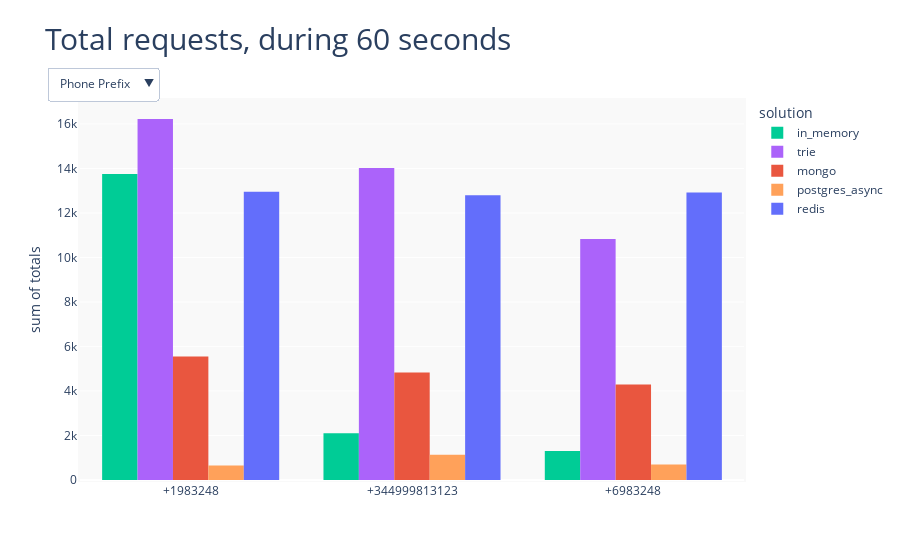

Notebook code for this chart:
### Code cell
import plotly.express as px

# 'stack', 'group', 'overlay', 'relative'
fig = px.histogram(
    df,
    x="prefix",
    y="totals", 
    color='solution', 
    barmode='group',
    color_discrete_sequence=solution_colors,
    title="Total requests, during 60 seconds",
)

# Add dropdown
fig.update_layout(
    xaxis={"title": "", "type": "category"},
    updatemenus=[
        dict(
            buttons=list([
                dict(
                    args=[
                        {"x": [df["prefix"]]},
                        {"xaxis": {"title": "", "type": "category"}},
                    ],
                    label="Phone Prefix",
                    method="update"
                ),
                dict(
                    args=[
                        {"x": [df["clients"]]},
                        {"xaxis": {"title": "", "type": "category"}},
                    ],
                    label="HTTP Clients",
                    method="update"
                ),
            ]),
            direction="down",
            showactive=True,
            xanchor="left",
            yanchor="bottom"
        )
    ],
    annotations=[
        #dict(text="X-Axis", x=0, xref="paper", y=1.18, yref="paper", align="left", showarrow=False)
    ],
    title_font_size=30,
    plot_bgcolor="rgba(236, 236, 236, 0.3)",
    width=825,
    margin=dict(
        b=80,
        l=80,
        r=80,
        t=100,
        pad=2
    ),
)   
fig.show()
print(fig.to_json())

### Figure 1 — Plotly figure (JSON) as saved in the notebook; plotly's stock layout.template omitted (floating-point values rounded to 4 significant figures)
{"data": [{"alignmentgroup": "True", "bingroup": "x", "histfunc": "sum", "hovertemplate": "solution=in_memory<br>prefix=%{x}<br>sum of totals=%{y}<extra></extra>", "legendgroup": "in_memory", "marker": {"color": "rgb(0,204,150)", "pattern": {"shape": ""}}, "name": "in_memory", "offsetgroup": "in_memory", "orientation": "v", "showlegend": true, "type": "histogram", "x": ["+1983248", "+344999813123", "+6983248", "+1983248", "+344999813123", "+6983248", "+1983248", "+344999813123", "+6983248", "+1983248", "+344999813123", "+6983248"], "xaxis": "x", "y": [1931, 527, 304, 3468, 384, 331, 4101, 591, 339, 4248, 604, 328], "yaxis": "y"}, {"alignmentgroup": "True", "bingroup": "x", "histfunc": "sum", "hovertemplate": "solution=trie<br>prefix=%{x}<br>sum of totals=%{y}<extra></extra>", "legendgroup": "trie", "marker": {"color": "rgb(171,99,250)", "pattern": {"shape": ""}}, "name": "trie", "offsetgroup": "trie", "orientation": "v", "showlegend": true, "type": "histogram", "x": ["+1983248", "+344999813123", "+6983248", "+1983248", "+344999813123", "+6983248", "+1983248", "+344999813123", "+6983248", "+1983248", "+344999813123", "+6983248"], "xaxis": "x", "y": [2313, 2317, 1760, 3567, 3545, 2703, 5133, 5110, 3187, 5210, 3051, 3176], "yaxis": "y"}, {"alignmentgroup": "True", "bingroup": "x", "histfunc": "sum", "hovertemplate": "solution=mongo<br>prefix=%{x}<br>sum of totals=%{y}<extra></extra>", "legendgroup": "mongo", "marker": {"color": "rgb(233,86,63)", "pattern": {"shape": ""}}, "name": "mongo", "offsetgroup": "mongo", "orientation": "v", "showlegend": true, "type": "histogram", "x": ["+1983248", "+344999813123", "+6983248", "+1983248", "+344999813123", "+6983248", "+1983248", "+344999813123", "+6983248", "+1983248", "+344999813123", "+6983248"], "xaxis": "x", "y": [1075, 1263, 940, 1413, 1246, 1057, 1500, 1175, 1122, 1563, 1151, 1172], "yaxis": "y"}, {"alignmentgroup": "True", "bingroup": "x", "histfunc": "sum", "hovertemplate": "solution=postgres_async<br>prefix=%{x}<br>sum of totals=%{y}<extra></extra>", "legendgroup": "postgres_async", "marker": {"color": "rgb(255,161,90)", "pattern": {"shape": ""}}, "name": "postgres_async", "offsetgroup": "postgres_async", "orientation": "v", "showlegend": true, "type": "histogram", "x": ["+1983248", "+344999813123", "+6983248", "+1983248", "+344999813123", "+6983248", "+1983248", "+344999813123", "+6983248", "+1983248", "+344999813123", "+6983248"], "xaxis": "x", "y": [116, 199, 118, 182, 303, 188, 175, 324, 193, 184, 313, 194], "yaxis": "y"}, {"alignmentgroup": "True", "bingroup": "x", "histfunc": "sum", "hovertemplate": "solution=redis<br>prefix=%{x}<br>sum of totals=%{y}<extra></extra>", "legendgroup": "redis", "marker": {"color": "rgb(99,110,251)", "pattern": {"shape": ""}}, "name": "redis", "offsetgroup": "redis", "orientation": "v", "showlegend": true, "type": "histogram", "x": ["+1983248", "+344999813123", "+6983248", "+1983248", "+344999813123", "+6983248", "+1983248", "+344999813123", "+6983248", "+1983248", "+344999813123", "+6983248"], "xaxis": "x", "y": [1948, 1992, 2074, 2885, 2894, 2832, 3974, 3966, 3975, 4147, 3940, 4040], "yaxis": "y"}], "layout": {"autosize": true, "barmode": "group", "legend": {"title": {"text": "solution"}, "tracegroupgap": 0}, "margin": {"b": 80, "l": 80, "pad": 2, "r": 80, "t": 100}, "plot_bgcolor": "rgba(236, 236, 236, 0.3)", "title": {"font": {"size": 30}, "text": "Total requests, during 60 seconds"}, "updatemenus": [{"buttons": [{"args": [{"x": [["+1983248", "+344999813123", "+6983248", "+1983248", "+344999813123", "+6983248", "+1983248", "+344999813123", "+6983248", "+1983248", "+344999813123", "+6983248", "+1983248", "+344999813123", "+6983248", "+1983248", "+344999813123", "+6983248", "+1983248", "+344999813123", "+6983248", "+1983248", "+344999813123", "+6983248", "+1983248", "+344999813123", "+6983248", "+1983248", "+344999813123", "+6983248", "+1983248", "+344999813123", "+6983248", "+1983248", "+344999813123", "+6983248", "+1983248", "+344999813123", "+6983248", "+1983248", "+344999813123", "+6983248", "+1983248", "+344999813123", "+6983248", "+1983248", "+344999813123", "+6983248", "+1983248", "+344999813123", "+6983248", "+1983248", "+344999813123", "+6983248", "+1983248", "+344999813123", "+6983248", "+1983248", "+344999813123", "+6983248"]]}, {"xaxis": {"title": "", "type": "category"}}], "label": "Phone Prefix", "method": "update"}, {"args": [{"x": [["c1", "c1", "c1", "c2", "c2", "c2", "c4", "c4", "c4", "c8", "c8", "c8", "c1", "c1", "c1", "c2", "c2", "c2", "c4", "c4", "c4", "c8", "c8", "c8", "c1", "c1", "c1", "c2", "c2", "c2", "c4", "c4", "c4", "c8", "c8", "c8", "c1", "c1", "c1", "c2", "c2", "c2", "c4", "c4", "c4", "c8", "c8", "c8", "c1", "c1", "c1", "c2", "c2", "c2", "c4", "c4", "c4", "c8", "c8", "c8"]]}, {"xaxis": {"title": "", "type": "category"}}], "label": "HTTP Clients", "method": "update"}], "direction": "down", "showactive": true, "xanchor": "left", "yanchor": "bottom"}], "xaxis": {"anchor": "y", "autorange": true, "domain": [0, 1], "range": [-0.5, 2.5], "title": {"text": ""}, "type": "category"}, "yaxis": {"anchor": "x", "autorange": true, "domain": [0, 1], "range": [0, 17080.0], "title": {"text": "sum of totals"}, "type": "linear"}}}
